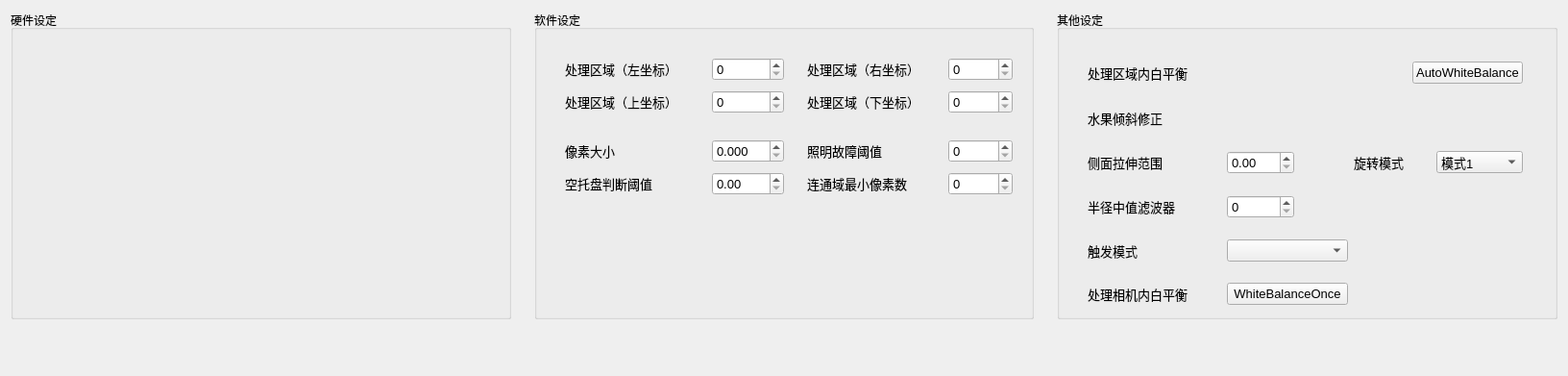
<?xml version="1.0" encoding="UTF-8"?>
<ui version="4.0">
 <class>FormSetting</class>
 <widget class="QWidget" name="FormSetting">
  <property name="geometry">
   <rect>
    <x>0</x>
    <y>0</y>
    <width>1632</width>
    <height>391</height>
   </rect>
  </property>
  <property name="sizePolicy">
   <sizepolicy hsizetype="Expanding" vsizetype="Expanding">
    <horstretch>0</horstretch>
    <verstretch>0</verstretch>
   </sizepolicy>
  </property>
  <property name="windowTitle">
   <string>Form</string>
  </property>
  <layout class="QGridLayout" name="gridLayout_4">
   <item row="0" column="3">
    <spacer name="horizontalSpacer_2">
     <property name="orientation">
      <enum>Qt::Horizontal</enum>
     </property>
     <property name="sizeType">
      <enum>QSizePolicy::Preferred</enum>
     </property>
     <property name="sizeHint" stdset="0">
      <size>
       <width>18</width>
       <height>20</height>
      </size>
     </property>
    </spacer>
   </item>
   <item row="0" column="2">
    <widget class="QGroupBox" name="groupBox_2">
     <property name="title">
      <string>软件设定</string>
     </property>
     <layout class="QGridLayout" name="gridLayout_2">
      <item row="0" column="0">
       <widget class="QStackedWidget" name="stackedWidget_2">
        <property name="sizePolicy">
         <sizepolicy hsizetype="Preferred" vsizetype="Preferred">
          <horstretch>0</horstretch>
          <verstretch>0</verstretch>
         </sizepolicy>
        </property>
        <widget class="QWidget" name="page_3">
         <widget class="QWidget" name="layoutWidgett">
          <property name="geometry">
           <rect>
            <x>20</x>
            <y>20</y>
            <width>466</width>
            <height>147</height>
           </rect>
          </property>
          <layout class="QGridLayout" name="gridLayout_5">
           <property name="horizontalSpacing">
            <number>6</number>
           </property>
           <property name="verticalSpacing">
            <number>10</number>
           </property>
           <item row="0" column="0" colspan="3">
            <widget class="QLabel" name="label_5">
             <property name="font">
              <font>
               <pointsize>10</pointsize>
              </font>
             </property>
             <property name="text">
              <string>处理区域（左坐标）</string>
             </property>
            </widget>
           </item>
           <item row="0" column="3">
            <spacer name="horizontalSpacer_10">
             <property name="orientation">
              <enum>Qt::Horizontal</enum>
             </property>
             <property name="sizeHint" stdset="0">
              <size>
               <width>18</width>
               <height>20</height>
              </size>
             </property>
            </spacer>
           </item>
           <item row="0" column="4">
            <widget class="QSpinBox" name="areaLSpinbox">
             <property name="minimumSize">
              <size>
               <width>67</width>
               <height>0</height>
              </size>
             </property>
             <property name="font">
              <font>
               <pointsize>10</pointsize>
              </font>
             </property>
             <property name="maximum">
              <number>255</number>
             </property>
            </widget>
           </item>
           <item row="0" column="5">
            <spacer name="horizontalSpacer_12">
             <property name="orientation">
              <enum>Qt::Horizontal</enum>
             </property>
             <property name="sizeHint" stdset="0">
              <size>
               <width>18</width>
               <height>20</height>
              </size>
             </property>
            </spacer>
           </item>
           <item row="0" column="6" colspan="2">
            <widget class="QLabel" name="label_6">
             <property name="font">
              <font>
               <pointsize>10</pointsize>
              </font>
             </property>
             <property name="text">
              <string>处理区域（右坐标）</string>
             </property>
            </widget>
           </item>
           <item row="0" column="8">
            <spacer name="horizontalSpacer_11">
             <property name="orientation">
              <enum>Qt::Horizontal</enum>
             </property>
             <property name="sizeHint" stdset="0">
              <size>
               <width>18</width>
               <height>20</height>
              </size>
             </property>
            </spacer>
           </item>
           <item row="0" column="9">
            <widget class="QSpinBox" name="areaRSpinbox">
             <property name="minimumSize">
              <size>
               <width>67</width>
               <height>0</height>
              </size>
             </property>
             <property name="font">
              <font>
               <pointsize>10</pointsize>
              </font>
             </property>
             <property name="maximum">
              <number>255</number>
             </property>
            </widget>
           </item>
           <item row="1" column="0" colspan="3">
            <widget class="QLabel" name="label_7">
             <property name="font">
              <font>
               <pointsize>10</pointsize>
              </font>
             </property>
             <property name="text">
              <string>处理区域（上坐标）</string>
             </property>
            </widget>
           </item>
           <item row="1" column="3">
            <spacer name="horizontalSpacer_13">
             <property name="orientation">
              <enum>Qt::Horizontal</enum>
             </property>
             <property name="sizeHint" stdset="0">
              <size>
               <width>18</width>
               <height>20</height>
              </size>
             </property>
            </spacer>
           </item>
           <item row="1" column="4">
            <widget class="QSpinBox" name="areaUSpinbox">
             <property name="minimumSize">
              <size>
               <width>67</width>
               <height>0</height>
              </size>
             </property>
             <property name="font">
              <font>
               <pointsize>10</pointsize>
              </font>
             </property>
             <property name="maximum">
              <number>255</number>
             </property>
            </widget>
           </item>
           <item row="1" column="5">
            <spacer name="horizontalSpacer_14">
             <property name="orientation">
              <enum>Qt::Horizontal</enum>
             </property>
             <property name="sizeHint" stdset="0">
              <size>
               <width>18</width>
               <height>20</height>
              </size>
             </property>
            </spacer>
           </item>
           <item row="1" column="6" colspan="2">
            <widget class="QLabel" name="label_8">
             <property name="font">
              <font>
               <pointsize>10</pointsize>
              </font>
             </property>
             <property name="text">
              <string>处理区域（下坐标）</string>
             </property>
            </widget>
           </item>
           <item row="1" column="8">
            <spacer name="horizontalSpacer_15">
             <property name="orientation">
              <enum>Qt::Horizontal</enum>
             </property>
             <property name="sizeHint" stdset="0">
              <size>
               <width>18</width>
               <height>20</height>
              </size>
             </property>
            </spacer>
           </item>
           <item row="1" column="9">
            <widget class="QSpinBox" name="areaDSpinbox">
             <property name="minimumSize">
              <size>
               <width>67</width>
               <height>0</height>
              </size>
             </property>
             <property name="font">
              <font>
               <pointsize>10</pointsize>
              </font>
             </property>
             <property name="maximum">
              <number>255</number>
             </property>
            </widget>
           </item>
           <item row="2" column="0">
            <spacer name="verticalSpacer_7">
             <property name="orientation">
              <enum>Qt::Vertical</enum>
             </property>
             <property name="sizeType">
              <enum>QSizePolicy::Fixed</enum>
             </property>
             <property name="sizeHint" stdset="0">
              <size>
               <width>20</width>
               <height>17</height>
              </size>
             </property>
            </spacer>
           </item>
           <item row="3" column="0">
            <widget class="QLabel" name="label_9">
             <property name="font">
              <font>
               <pointsize>10</pointsize>
              </font>
             </property>
             <property name="text">
              <string>像素大小</string>
             </property>
            </widget>
           </item>
           <item row="3" column="1" colspan="3">
            <spacer name="horizontalSpacer_16">
             <property name="orientation">
              <enum>Qt::Horizontal</enum>
             </property>
             <property name="sizeType">
              <enum>QSizePolicy::Fixed</enum>
             </property>
             <property name="sizeHint" stdset="0">
              <size>
               <width>83</width>
               <height>20</height>
              </size>
             </property>
            </spacer>
           </item>
           <item row="3" column="4">
            <widget class="QDoubleSpinBox" name="ebxPixSize">
             <property name="minimumSize">
              <size>
               <width>67</width>
               <height>0</height>
              </size>
             </property>
             <property name="font">
              <font>
               <pointsize>10</pointsize>
              </font>
             </property>
             <property name="decimals">
              <number>3</number>
             </property>
             <property name="maximum">
              <double>255.000000000000000</double>
             </property>
            </widget>
           </item>
           <item row="3" column="5">
            <spacer name="horizontalSpacer_17">
             <property name="orientation">
              <enum>Qt::Horizontal</enum>
             </property>
             <property name="sizeHint" stdset="0">
              <size>
               <width>18</width>
               <height>20</height>
              </size>
             </property>
            </spacer>
           </item>
           <item row="3" column="6">
            <widget class="QLabel" name="label_10">
             <property name="font">
              <font>
               <pointsize>10</pointsize>
              </font>
             </property>
             <property name="text">
              <string>照明故障阈值</string>
             </property>
            </widget>
           </item>
           <item row="3" column="7" colspan="2">
            <spacer name="horizontalSpacer_18">
             <property name="orientation">
              <enum>Qt::Horizontal</enum>
             </property>
             <property name="sizeHint" stdset="0">
              <size>
               <width>48</width>
               <height>20</height>
              </size>
             </property>
            </spacer>
           </item>
           <item row="3" column="9">
            <widget class="QSpinBox" name="ebxMinValue">
             <property name="minimumSize">
              <size>
               <width>67</width>
               <height>0</height>
              </size>
             </property>
             <property name="font">
              <font>
               <pointsize>10</pointsize>
              </font>
             </property>
             <property name="maximum">
              <number>255</number>
             </property>
            </widget>
           </item>
           <item row="4" column="0" colspan="2">
            <widget class="QLabel" name="label_11">
             <property name="font">
              <font>
               <pointsize>10</pointsize>
              </font>
             </property>
             <property name="text">
              <string>空托盘判断阈值</string>
             </property>
            </widget>
           </item>
           <item row="4" column="2" colspan="2">
            <spacer name="horizontalSpacer_19">
             <property name="orientation">
              <enum>Qt::Horizontal</enum>
             </property>
             <property name="sizeType">
              <enum>QSizePolicy::Fixed</enum>
             </property>
             <property name="sizeHint" stdset="0">
              <size>
               <width>44</width>
               <height>20</height>
              </size>
             </property>
            </spacer>
           </item>
           <item row="4" column="4">
            <widget class="QDoubleSpinBox" name="ebxKaraThr">
             <property name="minimumSize">
              <size>
               <width>67</width>
               <height>0</height>
              </size>
             </property>
             <property name="font">
              <font>
               <pointsize>10</pointsize>
              </font>
             </property>
             <property name="maximum">
              <double>999.000000000000000</double>
             </property>
            </widget>
           </item>
           <item row="4" column="5">
            <spacer name="horizontalSpacer_20">
             <property name="orientation">
              <enum>Qt::Horizontal</enum>
             </property>
             <property name="sizeHint" stdset="0">
              <size>
               <width>18</width>
               <height>20</height>
              </size>
             </property>
            </spacer>
           </item>
           <item row="4" column="6" colspan="2">
            <widget class="QLabel" name="label_12">
             <property name="font">
              <font>
               <pointsize>10</pointsize>
              </font>
             </property>
             <property name="text">
              <string>连通域最小像素数</string>
             </property>
            </widget>
           </item>
           <item row="4" column="8">
            <spacer name="horizontalSpacer_21">
             <property name="orientation">
              <enum>Qt::Horizontal</enum>
             </property>
             <property name="sizeHint" stdset="0">
              <size>
               <width>18</width>
               <height>20</height>
              </size>
             </property>
            </spacer>
           </item>
           <item row="4" column="9">
            <widget class="QSpinBox" name="ebxMinLabelingSize">
             <property name="minimumSize">
              <size>
               <width>67</width>
               <height>0</height>
              </size>
             </property>
             <property name="font">
              <font>
               <pointsize>10</pointsize>
              </font>
             </property>
             <property name="maximum">
              <number>255</number>
             </property>
            </widget>
           </item>
          </layout>
         </widget>
        </widget>
        <widget class="QWidget" name="page_4"/>
       </widget>
      </item>
     </layout>
    </widget>
   </item>
   <item row="1" column="0">
    <spacer name="verticalSpacer">
     <property name="orientation">
      <enum>Qt::Vertical</enum>
     </property>
     <property name="sizeType">
      <enum>QSizePolicy::Preferred</enum>
     </property>
     <property name="sizeHint" stdset="0">
      <size>
       <width>20</width>
       <height>48</height>
      </size>
     </property>
    </spacer>
   </item>
   <item row="0" column="0">
    <widget class="QGroupBox" name="groupBox">
     <property name="title">
      <string>硬件设定</string>
     </property>
     <layout class="QGridLayout" name="gridLayout">
      <item row="0" column="0">
       <widget class="QStackedWidget" name="stackedWidget">
        <property name="sizePolicy">
         <sizepolicy hsizetype="Preferred" vsizetype="Preferred">
          <horstretch>0</horstretch>
          <verstretch>0</verstretch>
         </sizepolicy>
        </property>
        <widget class="QWidget" name="page">
         <widget class="OMISlider" name="cameraWidth" native="true">
          <property name="geometry">
           <rect>
            <x>0</x>
            <y>0</y>
            <width>61</width>
            <height>184</height>
           </rect>
          </property>
          <property name="omimaxValue" stdset="0">
           <number>1440</number>
          </property>
          <property name="omicaption" stdset="0">
           <string>Width</string>
          </property>
          <property name="omistep" stdset="0">
           <number>2</number>
          </property>
         </widget>
         <widget class="OMISlider" name="cameraHeight" native="true">
          <property name="geometry">
           <rect>
            <x>61</x>
            <y>0</y>
            <width>61</width>
            <height>184</height>
           </rect>
          </property>
          <property name="omimaxValue" stdset="0">
           <number>1080</number>
          </property>
          <property name="omicaption" stdset="0">
           <string>Height</string>
          </property>
          <property name="omistep" stdset="0">
           <number>2</number>
          </property>
         </widget>
         <widget class="OMISlider" name="cameraGain" native="true">
          <property name="geometry">
           <rect>
            <x>122</x>
            <y>0</y>
            <width>61</width>
            <height>184</height>
           </rect>
          </property>
          <property name="omimaxValue" stdset="0">
           <number>24</number>
          </property>
          <property name="omicaption" stdset="0">
           <string>Gain</string>
          </property>
          <property name="omistep" stdset="0">
           <number>1</number>
          </property>
         </widget>
         <widget class="OMISlider" name="camRGain" native="true">
          <property name="geometry">
           <rect>
            <x>183</x>
            <y>0</y>
            <width>61</width>
            <height>184</height>
           </rect>
          </property>
          <property name="omimaxValue" stdset="0">
           <number>24</number>
          </property>
          <property name="omicaption" stdset="0">
           <string>R_Gain</string>
          </property>
          <property name="omistep" stdset="0">
           <number>1</number>
          </property>
         </widget>
         <widget class="OMISlider" name="camGGain" native="true">
          <property name="geometry">
           <rect>
            <x>244</x>
            <y>0</y>
            <width>61</width>
            <height>184</height>
           </rect>
          </property>
          <property name="omimaxValue" stdset="0">
           <number>24</number>
          </property>
          <property name="omicaption" stdset="0">
           <string>G_Gain</string>
          </property>
          <property name="omistep" stdset="0">
           <number>1</number>
          </property>
         </widget>
         <widget class="OMISlider" name="camBGain" native="true">
          <property name="geometry">
           <rect>
            <x>305</x>
            <y>0</y>
            <width>61</width>
            <height>184</height>
           </rect>
          </property>
          <property name="omimaxValue" stdset="0">
           <number>24</number>
          </property>
          <property name="omicaption" stdset="0">
           <string>B_Gain</string>
          </property>
          <property name="omistep" stdset="0">
           <number>1</number>
          </property>
         </widget>
        </widget>
        <widget class="QWidget" name="page_2"/>
       </widget>
      </item>
     </layout>
    </widget>
   </item>
   <item row="0" column="1">
    <spacer name="horizontalSpacer">
     <property name="orientation">
      <enum>Qt::Horizontal</enum>
     </property>
     <property name="sizeType">
      <enum>QSizePolicy::Preferred</enum>
     </property>
     <property name="sizeHint" stdset="0">
      <size>
       <width>18</width>
       <height>20</height>
      </size>
     </property>
    </spacer>
   </item>
   <item row="0" column="4">
    <widget class="QGroupBox" name="groupBox_3">
     <property name="title">
      <string>其他设定</string>
     </property>
     <layout class="QGridLayout" name="gridLayout_3">
      <item row="0" column="0">
       <widget class="QStackedWidget" name="stackedWidget_3">
        <property name="sizePolicy">
         <sizepolicy hsizetype="Preferred" vsizetype="Preferred">
          <horstretch>0</horstretch>
          <verstretch>0</verstretch>
         </sizepolicy>
        </property>
        <widget class="QWidget" name="page_5">
         <widget class="QWidget" name="layoutWidget">
          <property name="geometry">
           <rect>
            <x>20</x>
            <y>20</y>
            <width>453</width>
            <height>260</height>
           </rect>
          </property>
          <layout class="QGridLayout" name="gridLayout_6">
           <item row="0" column="0" colspan="2">
            <widget class="QLabel" name="label">
             <property name="font">
              <font>
               <pointsize>10</pointsize>
              </font>
             </property>
             <property name="text">
              <string>处理区域内白平衡</string>
             </property>
            </widget>
           </item>
           <item row="0" column="2">
            <spacer name="horizontalSpacer_4">
             <property name="orientation">
              <enum>Qt::Horizontal</enum>
             </property>
             <property name="sizeType">
              <enum>QSizePolicy::Fixed</enum>
             </property>
             <property name="sizeHint" stdset="0">
              <size>
               <width>28</width>
               <height>20</height>
              </size>
             </property>
            </spacer>
           </item>
           <item row="0" column="3">
            <widget class="ImageSwitch" name="whiteBalnChk" native="true">
             <property name="sizePolicy">
              <sizepolicy hsizetype="Fixed" vsizetype="Fixed">
               <horstretch>0</horstretch>
               <verstretch>0</verstretch>
              </sizepolicy>
             </property>
             <property name="minimumSize">
              <size>
               <width>70</width>
               <height>25</height>
              </size>
             </property>
            </widget>
           </item>
           <item row="0" column="4" colspan="2">
            <spacer name="horizontalSpacer_5">
             <property name="orientation">
              <enum>Qt::Horizontal</enum>
             </property>
             <property name="sizeHint" stdset="0">
              <size>
               <width>98</width>
               <height>20</height>
              </size>
             </property>
            </spacer>
           </item>
           <item row="0" column="6" colspan="2">
            <widget class="QPushButton" name="pushButton">
             <property name="font">
              <font>
               <pointsize>10</pointsize>
              </font>
             </property>
             <property name="text">
              <string>AutoWhiteBalance</string>
             </property>
            </widget>
           </item>
           <item row="1" column="0" colspan="8">
            <spacer name="verticalSpacer_3">
             <property name="orientation">
              <enum>Qt::Vertical</enum>
             </property>
             <property name="sizeType">
              <enum>QSizePolicy::Preferred</enum>
             </property>
             <property name="sizeHint" stdset="0">
              <size>
               <width>447</width>
               <height>13</height>
              </size>
             </property>
            </spacer>
           </item>
           <item row="2" column="0" colspan="2">
            <widget class="QLabel" name="label_2">
             <property name="minimumSize">
              <size>
               <width>104</width>
               <height>0</height>
              </size>
             </property>
             <property name="font">
              <font>
               <pointsize>10</pointsize>
              </font>
             </property>
             <property name="text">
              <string>水果倾斜修正</string>
             </property>
            </widget>
           </item>
           <item row="2" column="2">
            <spacer name="horizontalSpacer_6">
             <property name="orientation">
              <enum>Qt::Horizontal</enum>
             </property>
             <property name="sizeType">
              <enum>QSizePolicy::Fixed</enum>
             </property>
             <property name="sizeHint" stdset="0">
              <size>
               <width>28</width>
               <height>20</height>
              </size>
             </property>
            </spacer>
           </item>
           <item row="2" column="3">
            <widget class="ImageSwitch" name="leanChk" native="true">
             <property name="sizePolicy">
              <sizepolicy hsizetype="Fixed" vsizetype="Fixed">
               <horstretch>0</horstretch>
               <verstretch>0</verstretch>
              </sizepolicy>
             </property>
             <property name="minimumSize">
              <size>
               <width>70</width>
               <height>25</height>
              </size>
             </property>
            </widget>
           </item>
           <item row="2" column="4">
            <spacer name="horizontalSpacer_3">
             <property name="orientation">
              <enum>Qt::Horizontal</enum>
             </property>
             <property name="sizeHint" stdset="0">
              <size>
               <width>40</width>
               <height>20</height>
              </size>
             </property>
            </spacer>
           </item>
           <item row="3" column="0">
            <spacer name="verticalSpacer_4">
             <property name="orientation">
              <enum>Qt::Vertical</enum>
             </property>
             <property name="sizeType">
              <enum>QSizePolicy::Fixed</enum>
             </property>
             <property name="sizeHint" stdset="0">
              <size>
               <width>20</width>
               <height>13</height>
              </size>
             </property>
            </spacer>
           </item>
           <item row="4" column="0">
            <widget class="QLabel" name="label_3">
             <property name="sizePolicy">
              <sizepolicy hsizetype="Fixed" vsizetype="Preferred">
               <horstretch>0</horstretch>
               <verstretch>0</verstretch>
              </sizepolicy>
             </property>
             <property name="minimumSize">
              <size>
               <width>90</width>
               <height>0</height>
              </size>
             </property>
             <property name="font">
              <font>
               <pointsize>10</pointsize>
              </font>
             </property>
             <property name="frameShape">
              <enum>QFrame::NoFrame</enum>
             </property>
             <property name="text">
              <string>侧面拉伸范围</string>
             </property>
            </widget>
           </item>
           <item row="4" column="1" colspan="2">
            <spacer name="horizontalSpacer_7">
             <property name="orientation">
              <enum>Qt::Horizontal</enum>
             </property>
             <property name="sizeType">
              <enum>QSizePolicy::Preferred</enum>
             </property>
             <property name="sizeHint" stdset="0">
              <size>
               <width>42</width>
               <height>20</height>
              </size>
             </property>
            </spacer>
           </item>
           <item row="4" column="3">
            <widget class="QDoubleSpinBox" name="stretchSpinBox">
             <property name="font">
              <font>
               <pointsize>10</pointsize>
              </font>
             </property>
             <property name="maximum">
              <double>255.000000000000000</double>
             </property>
            </widget>
           </item>
           <item row="4" column="4">
            <spacer name="horizontalSpacer_9">
             <property name="orientation">
              <enum>Qt::Horizontal</enum>
             </property>
             <property name="sizeType">
              <enum>QSizePolicy::Expanding</enum>
             </property>
             <property name="sizeHint" stdset="0">
              <size>
               <width>38</width>
               <height>20</height>
              </size>
             </property>
            </spacer>
           </item>
           <item row="4" column="5" colspan="2">
            <widget class="QLabel" name="label_4">
             <property name="sizePolicy">
              <sizepolicy hsizetype="Fixed" vsizetype="Preferred">
               <horstretch>0</horstretch>
               <verstretch>0</verstretch>
              </sizepolicy>
             </property>
             <property name="minimumSize">
              <size>
               <width>80</width>
               <height>0</height>
              </size>
             </property>
             <property name="font">
              <font>
               <pointsize>10</pointsize>
              </font>
             </property>
             <property name="frameShape">
              <enum>QFrame::NoFrame</enum>
             </property>
             <property name="text">
              <string>旋转模式</string>
             </property>
            </widget>
           </item>
           <item row="4" column="7">
            <widget class="QComboBox" name="rotateCombox">
             <property name="minimumSize">
              <size>
               <width>90</width>
               <height>0</height>
              </size>
             </property>
             <property name="font">
              <font>
               <pointsize>10</pointsize>
              </font>
             </property>
             <item>
              <property name="text">
               <string>模式1</string>
              </property>
             </item>
             <item>
              <property name="text">
               <string>模式2</string>
              </property>
             </item>
            </widget>
           </item>
           <item row="5" column="0" colspan="8">
            <spacer name="verticalSpacer_2">
             <property name="orientation">
              <enum>Qt::Vertical</enum>
             </property>
             <property name="sizeType">
              <enum>QSizePolicy::Preferred</enum>
             </property>
             <property name="sizeHint" stdset="0">
              <size>
               <width>447</width>
               <height>13</height>
              </size>
             </property>
            </spacer>
           </item>
           <item row="6" column="0">
            <widget class="QLabel" name="label_14">
             <property name="sizePolicy">
              <sizepolicy hsizetype="Fixed" vsizetype="Preferred">
               <horstretch>0</horstretch>
               <verstretch>0</verstretch>
              </sizepolicy>
             </property>
             <property name="minimumSize">
              <size>
               <width>90</width>
               <height>0</height>
              </size>
             </property>
             <property name="font">
              <font>
               <pointsize>10</pointsize>
              </font>
             </property>
             <property name="frameShape">
              <enum>QFrame::NoFrame</enum>
             </property>
             <property name="text">
              <string>半径中值滤波器</string>
             </property>
            </widget>
           </item>
           <item row="6" column="1" colspan="2">
            <spacer name="horizontalSpacer_24">
             <property name="orientation">
              <enum>Qt::Horizontal</enum>
             </property>
             <property name="sizeType">
              <enum>QSizePolicy::Fixed</enum>
             </property>
             <property name="sizeHint" stdset="0">
              <size>
               <width>41</width>
               <height>20</height>
              </size>
             </property>
            </spacer>
           </item>
           <item row="6" column="3">
            <widget class="QSpinBox" name="ebxMedianFilter">
             <property name="minimumSize">
              <size>
               <width>60</width>
               <height>0</height>
              </size>
             </property>
             <property name="font">
              <font>
               <pointsize>10</pointsize>
              </font>
             </property>
             <property name="maximum">
              <number>255</number>
             </property>
            </widget>
           </item>
           <item row="6" column="4">
            <spacer name="horizontalSpacer_25">
             <property name="orientation">
              <enum>Qt::Horizontal</enum>
             </property>
             <property name="sizeHint" stdset="0">
              <size>
               <width>40</width>
               <height>20</height>
              </size>
             </property>
            </spacer>
           </item>
           <item row="7" column="0" colspan="8">
            <spacer name="verticalSpacer_8">
             <property name="orientation">
              <enum>Qt::Vertical</enum>
             </property>
             <property name="sizeType">
              <enum>QSizePolicy::Preferred</enum>
             </property>
             <property name="sizeHint" stdset="0">
              <size>
               <width>447</width>
               <height>13</height>
              </size>
             </property>
            </spacer>
           </item>
           <item row="8" column="0" colspan="2">
            <widget class="QLabel" name="label_13">
             <property name="minimumSize">
              <size>
               <width>104</width>
               <height>0</height>
              </size>
             </property>
             <property name="font">
              <font>
               <pointsize>10</pointsize>
              </font>
             </property>
             <property name="text">
              <string>触发模式</string>
             </property>
            </widget>
           </item>
           <item row="8" column="2">
            <spacer name="horizontalSpacer_22">
             <property name="orientation">
              <enum>Qt::Horizontal</enum>
             </property>
             <property name="sizeType">
              <enum>QSizePolicy::Fixed</enum>
             </property>
             <property name="sizeHint" stdset="0">
              <size>
               <width>28</width>
               <height>17</height>
              </size>
             </property>
            </spacer>
           </item>
           <item row="8" column="3" colspan="2">
            <widget class="QComboBox" name="cmbTriggerMode">
             <property name="minimumSize">
              <size>
               <width>120</width>
               <height>0</height>
              </size>
             </property>
             <property name="font">
              <font>
               <pointsize>10</pointsize>
              </font>
             </property>
             <property name="currentIndex">
              <number>-1</number>
             </property>
             <item>
              <property name="text">
               <string>Continuous</string>
              </property>
             </item>
             <item>
              <property name="text">
               <string>软触发</string>
              </property>
             </item>
             <item>
              <property name="text">
               <string>触发源0</string>
              </property>
             </item>
             <item>
              <property name="text">
               <string>触发源1</string>
              </property>
             </item>
             <item>
              <property name="text">
               <string>触发源2</string>
              </property>
             </item>
             <item>
              <property name="text">
               <string>触发源3</string>
              </property>
             </item>
            </widget>
           </item>
           <item row="9" column="3">
            <spacer name="verticalSpacer_5">
             <property name="orientation">
              <enum>Qt::Vertical</enum>
             </property>
             <property name="sizeType">
              <enum>QSizePolicy::Fixed</enum>
             </property>
             <property name="sizeHint" stdset="0">
              <size>
               <width>20</width>
               <height>13</height>
              </size>
             </property>
            </spacer>
           </item>
           <item row="10" column="0" colspan="2">
            <widget class="QLabel" name="label_15">
             <property name="font">
              <font>
               <pointsize>10</pointsize>
              </font>
             </property>
             <property name="text">
              <string>处理相机内白平衡</string>
             </property>
            </widget>
           </item>
           <item row="10" column="2">
            <spacer name="horizontalSpacer_8">
             <property name="orientation">
              <enum>Qt::Horizontal</enum>
             </property>
             <property name="sizeType">
              <enum>QSizePolicy::Preferred</enum>
             </property>
             <property name="sizeHint" stdset="0">
              <size>
               <width>28</width>
               <height>20</height>
              </size>
             </property>
            </spacer>
           </item>
           <item row="10" column="3" colspan="2">
            <widget class="QPushButton" name="pushButton_2">
             <property name="font">
              <font>
               <pointsize>10</pointsize>
              </font>
             </property>
             <property name="text">
              <string>WhiteBalanceOnce</string>
             </property>
            </widget>
           </item>
           <item row="8" column="5">
            <spacer name="horizontalSpacer_23">
             <property name="orientation">
              <enum>Qt::Horizontal</enum>
             </property>
             <property name="sizeHint" stdset="0">
              <size>
               <width>40</width>
               <height>20</height>
              </size>
             </property>
            </spacer>
           </item>
          </layout>
         </widget>
        </widget>
        <widget class="QWidget" name="page_6"/>
       </widget>
      </item>
     </layout>
    </widget>
   </item>
  </layout>
 </widget>
 <customwidgets>
  <customwidget>
   <class>ImageSwitch</class>
   <extends>QWidget</extends>
   <header location="global">imageswitch.h</header>
   <container>1</container>
  </customwidget>
  <customwidget>
   <class>OMISlider</class>
   <extends>QWidget</extends>
   <header>omislider.h</header>
  </customwidget>
 </customwidgets>
 <resources/>
 <connections/>
</ui>
